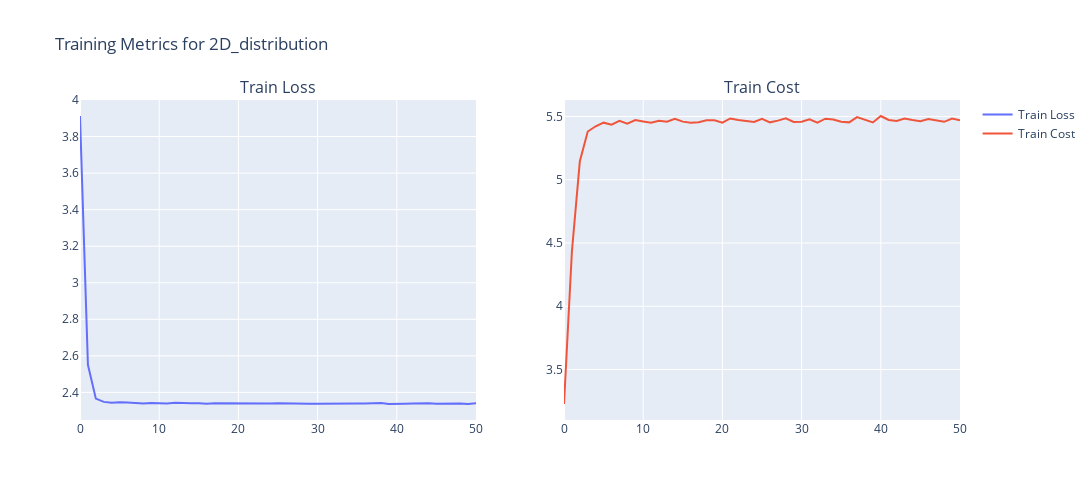

This figure's notebook cell:
### Markdown cell above
### CMGN:

### Code cell
# Initialize the model and trainer
cmgn_trainer = trainer.Trainer(
    task='optimal_transport',
    model=model_CMGN,
    criterion='nll',
    device='cuda' if torch.cuda.is_available() else 'cpu'
)

# Train the model
cmgn_trainer.train(train_loader)
cmgn_trainer.plot_train_metrics(plot_cost=True)

### Figure 1 — Plotly figure (JSON) as saved in the notebook; plotly's stock layout.template omitted (floating-point values rounded to 4 significant figures)
{"data": [{"mode": "lines", "name": "Train Loss", "type": "scatter", "x": [0, 1, 2, 3, 4, 5, 6, 7, 8, 9, 10, 11, 12, 13, 14, 15, 16, 17, 18, 19, 20, 21, 22, 23, 24, 25, 26, 27, 28, 29, 30, 31, 32, 33, 34, 35, 36, 37, 38, 39, 40, 41, 42, 43, 44, 45, 46, 47, 48, 49, 50], "xaxis": "x", "y": [3.912, 2.551, 2.366, 2.348, 2.343, 2.346, 2.345, 2.341, 2.339, 2.343, 2.34, 2.339, 2.343, 2.341, 2.341, 2.34, 2.338, 2.341, 2.34, 2.342, 2.339, 2.342, 2.339, 2.338, 2.339, 2.34, 2.339, 2.338, 2.339, 2.338, 2.338, 2.338, 2.341, 2.338, 2.34, 2.34, 2.339, 2.34, 2.342, 2.336, 2.339, 2.338, 2.339, 2.341, 2.34, 2.338, 2.34, 2.338, 2.339, 2.337, 2.341], "yaxis": "y"}, {"mode": "lines", "name": "Train Cost", "type": "scatter", "x": [0, 1, 2, 3, 4, 5, 6, 7, 8, 9, 10, 11, 12, 13, 14, 15, 16, 17, 18, 19, 20, 21, 22, 23, 24, 25, 26, 27, 28, 29, 30, 31, 32, 33, 34, 35, 36, 37, 38, 39, 40, 41, 42, 43, 44, 45, 46, 47, 48, 49, 50], "xaxis": "x2", "y": [3.228, 4.435, 5.146, 5.381, 5.423, 5.451, 5.435, 5.466, 5.444, 5.472, 5.461, 5.45, 5.465, 5.459, 5.482, 5.459, 5.451, 5.455, 5.47, 5.469, 5.451, 5.484, 5.472, 5.465, 5.456, 5.482, 5.454, 5.467, 5.486, 5.457, 5.458, 5.478, 5.452, 5.482, 5.476, 5.458, 5.454, 5.495, 5.472, 5.453, 5.504, 5.473, 5.464, 5.483, 5.472, 5.463, 5.48, 5.472, 5.458, 5.483, 5.469], "yaxis": "y2"}], "layout": {"annotations": [{"font": {"size": 16}, "showarrow": false, "text": "Train Loss", "x": 0.225, "xanchor": "center", "xref": "paper", "y": 1, "yanchor": "bottom", "yref": "paper"}, {"font": {"size": 16}, "showarrow": false, "text": "Train Cost", "x": 0.775, "xanchor": "center", "xref": "paper", "y": 1, "yanchor": "bottom", "yref": "paper"}], "height": 500, "showlegend": true, "title": {"text": "Training Metrics for 2D_distribution"}, "width": 1200, "xaxis": {"anchor": "y", "domain": [0, 0.45]}, "xaxis2": {"anchor": "y2", "domain": [0.55, 1]}, "yaxis": {"anchor": "x", "domain": [0, 1]}, "yaxis2": {"anchor": "x2", "domain": [0, 1]}}}
